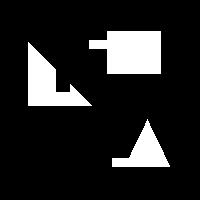
%> input picture Resources/WhiteMixComplex2019.tif, 200 x 200 px
$ octave problem6.m   (GNU Octave 9; MATLAB toolbox functions it lacks are replaced by stand-ins)
%> lines starting %> are read from the running program, lines starting %| are printed output that depends on the picture; in (x1, y1, x2, y2) boxes, pixels count from 0 and x2, y2 are one past the last pixel; in counts of white or black regions, pixels touching at a corner belong together; the program's own positions count from 1
### loadTIF.m
function [I] = loadTIF(path)
%> called with path = 'Resources/WhiteMixComplex2019.tif'
I = im2double(imread(path));
I = I(:,:,1:3);
%> I: size 200x200x3 double; values 0 (black) and 1 (white), 13.9% white; 3 white regions, box (x1, y1, x2, y2) and area: (89, 31, 161, 74) 2484, (28, 42, 92, 106) 1863, (112, 119, 170, 167) 1229
end

### problem6.m
%Pseudocode (draft):
%Input image and binarise
%Scan through line by line until a desired pixel is found
%Check in every direction until undesired pixel is found and record the max and min location values and store
%Extract blob to new image, remove blob from previous image and label figure
%Repeat until image has been completely scanned

%Import image
WhiteMix = loadTIF('Resources/WhiteMixComplex2019.tif');
%WhiteMix = imread('WhiteMix2019.tif');
%figure, imshow(WhiteMix);

%Apply Filter
%convert image to greyscale and binarise
I = double(WhiteMix(:,:,1)/3 + WhiteMix(:,:,2)/3 + WhiteMix(:,:,3)/3);
[m,n] = size(I);
%> m = 200; n = 200
Ithreshold = zeros(m,n);
for i = 1:m
    for j = 1:n
        if I(i,j) > 220
            Ithreshold(i,j) = 255;
        else
            Ithreshold(i,j) = 0;
        end
    end
end
%> Ithreshold: size 200x200 double; every value is 0

Ithreshold = uint8(Ithreshold);
%> Ithreshold: size 200x200 uint8; every value is 0
Ib = imbinarize(Ithreshold);
figure, imshow(I);
Ib_temp = I;

%Main algorithm:
%Cycle through pixels row-wise
blob_count = 0;
for i = 1:m
    for j = 1:n
        %Once a bright pixel is encountered move down the column and along row in both directions
        if I(i,j) == 1
            ymin = i; ymax = i;
            xmin = j; xmax = j;
            y = i;
            x = j;

            while I(y,x) == 1
                while I(y,x) == 1
                    xmin = x;
                    x = x - 1;
                end
                x = j; %reset x coordinate
                while I(y,x) == 1
                    xmax = x;
                    x = x + 1;
                end
                %Get blob
               I(y,xmin:xmax) = blob_count + 2;

                %Check if any vertical pixels have been missed
                for x_vert = xmin:xmax
                    y_vert = y-1;
                    while I(y_vert,x_vert) == 1
                        I(y_vert,x_vert) = blob_count + 2;
                        y_vert = y_vert - 1;
                    end
                end

                %Itr params
                ymax = y;
                y = y + 1;

                %find the next x coord
                x = xmin;
                while I(y,x) == 0 && x < xmax
                    x = x + 1;
                end
            end

            %display blob in separate labelled figure and continue.
            blob_count = blob_count + 1;
            blob = I == blob_count + 1;
            figure, imshow(blob);
            title(['Blob ',num2str(blob_count)]);

        end
    end
end
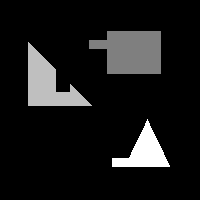
%> I: size 200x200 double; min 0, max 4, mean 0.387; drawn with min black and max white
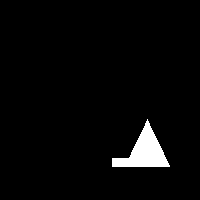
%> blob: size 200x200 logical; 3.1% white; 1 white region, box (x1, y1, x2, y2) and area: (112, 119, 170, 167) 1229
%> after the loop, blob_count = 3; x = 170; xmax = 170; xmin = 113; y = 168; y_vert = 166; ymax = 167; ymin = 120

$ run again, with Resources/WhiteRectangle22019-1.tif copied over Resources/WhiteMixComplex2019.tif
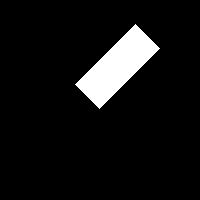
%> input picture Resources/WhiteRectangle22019-1.tif, 200 x 200 px
%> after the loop `for i = 1:m`:
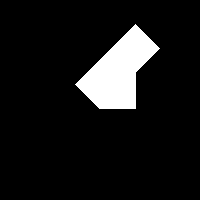
%> I: size 200x200 double; values 0 (black) and 2 (white), 9.1% white; 1 white region, box (x1, y1, x2, y2) and area: (75, 24, 160, 109) 3631
%> after the loop `for i = 1:m`: blob_count = 1; x = 136; xmin = 100; y = 110; y_vert = 108; ymax = 109; ymin = 25
